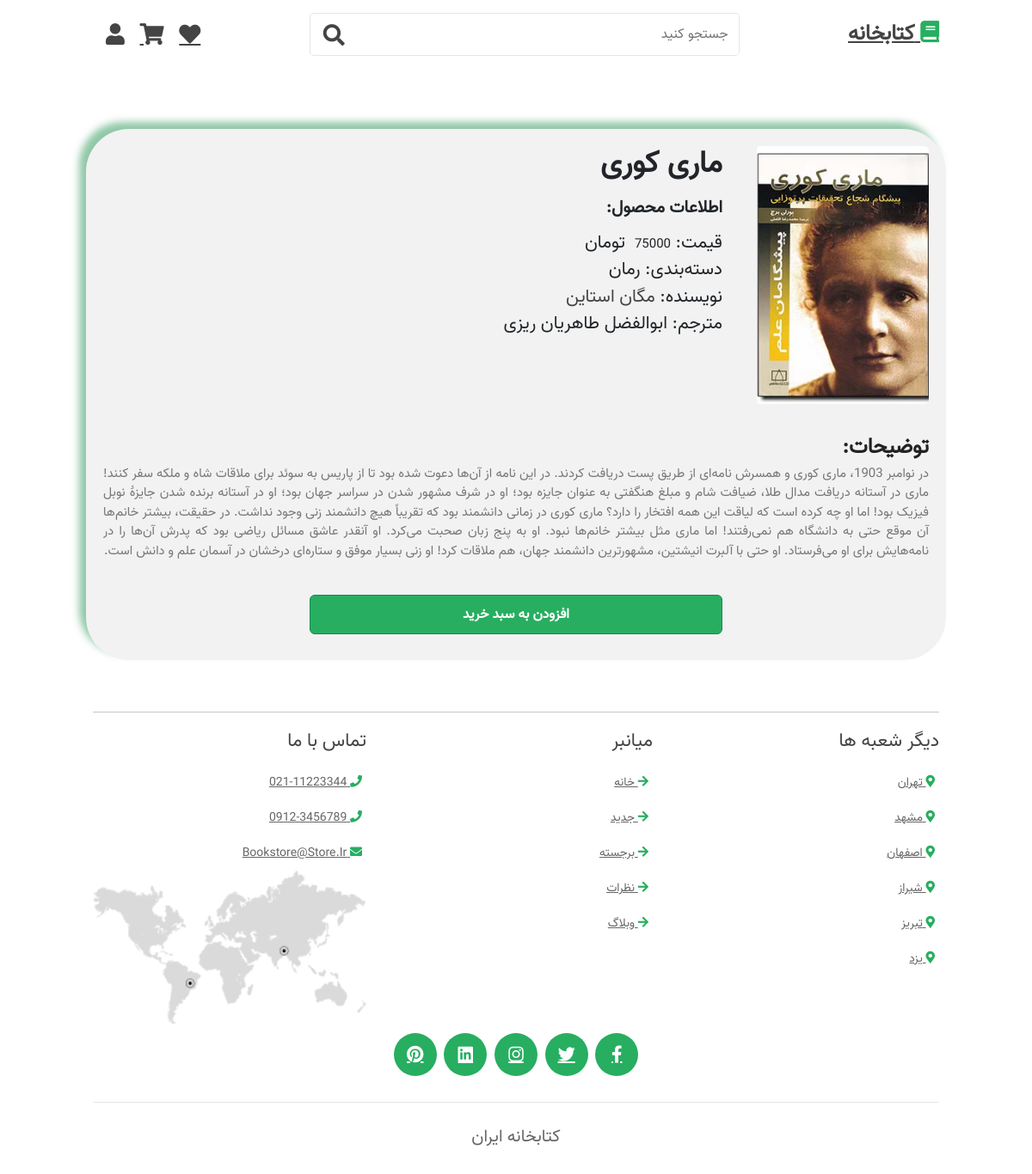
The app's page /books/FJW8QX/, older data.
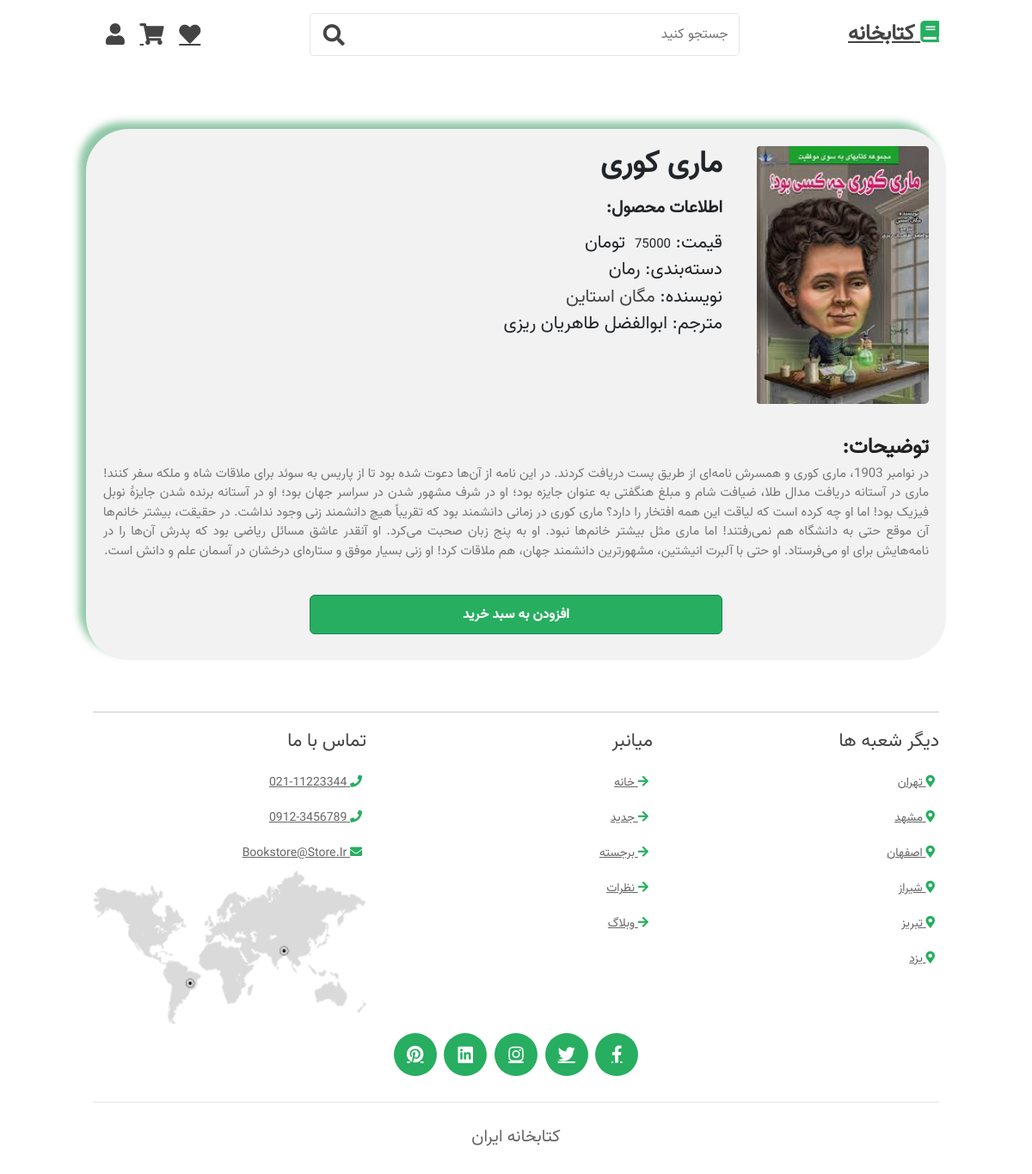
The same page, newer data.
### Shops/models.py (models this page shows, shortened)
class Product(models.Model):
    category = models.ForeignKey(Category, on_delete=models.CASCADE , verbose_name='دسته بندی')
    name = models.CharField(max_length=100 , verbose_name='نام کتاب')
    price = models.DecimalField(max_digits=10 , decimal_places=0 , verbose_name='قیمت')
    discount_price = models.DecimalField(max_digits=10 , decimal_places=0, default='0', verbose_name='قیمت تخفیف خورده')
    discount = models.BooleanField(default=False ,verbose_name='تخفیف دارد؟')
    description = models.TextField(verbose_name='توضیح کوتاه در رابطه با محصول' ,default='')
    writer_name = models.CharField(max_length=100 , verbose_name='نام نویسنده',default='')
    translator = models.CharField(max_length=100 , verbose_name='نام مترجم',default='-')
    is_translator = models.BooleanField(default=False, verbose_name='مترجم دارد ؟')
    new_book = models.BooleanField(default=False ,verbose_name='کتاب جدید؟')
    best_book = models.BooleanField(default=False ,verbose_name='کتاب برجسته؟')
    score = models.IntegerField(default=0 , validators=(MaxValueValidator(6) , MinValueValidator(0)))
    unfill_score = models.IntegerField(default=0)
    Inventory = models.BooleanField(default=True  , verbose_name='موجودی')
    count = models.IntegerField(default=0)
    image = models.ImageField(upload_to='products/', null=True, blank=True)
    slug = models.SlugField(db_index=True , null=True, blank=True)
    class Meta:
        verbose_name = 'محصولات'
        verbose_name_plural = 'محصول'

class Category(models.Model):
    name = models.CharField(max_length=100,verbose_name='دسته بندی کتاب ها')
    slug = models.SlugField(unique=True , db_index=True , null=True , allow_unicode=True)
    def __str__(self):
        return self.name
    class Meta:
        verbose_name = 'نوع کتاب'
        verbose_name_plural = 'نوع دسته بندی کتاب'

### Shops/views.py (the view)
# urls.py: path('books/<slug:slug>/', views.book_view, name='book_info'),
def book_view(request, slug):
    book = Product.objects.filter(slug=slug)
    return render(request, 'Shops/book.html', {'book': book})

### Shops/templates/Shops/book.html (shortened to what this page needs)
{% extends 'Base.html' %}
{% load static %}
{% block content_block %}
    <div class="bardia"
         style="background-color: #f2f2f2; text-align: right; width: 88%; max-width: 1000px; padding: 20px; border-radius: 50px; margin: 0 auto; display: block;margin-top: 90px;box-shadow: -8px -8px 8px rgba(33, 145, 80, 0.5);">
        <div class="mb-3" style=" direction: rtl;">
            <div class="row g-0">
                <div class="col-md-3">
                    {% for item in book %}
                        <img src="{{ item.image.url }}" class="img-fluid rounded-start" alt="..."
                             style="width: 200px; height:300px; object-fit: cover; border-radius:5px;">
                        </div>
                        <div class="col-md-9">
                            <div class="text-end">
                                <h1 class="card-title" style="font-size: 35px; font-weight: bold;">{{ item.name }}</h1>
                                <p class="card-text">
                                    <br>
                                    <strong style="font-size: 20px;">اطلاعات محصول:</strong>
                                <p style="font-size: 21px;">
                                    {% if item.discount %}
                                        قیمت:
                                        <span style="font-size: 15px; text-decoration: line-through; color: red;">{{ item.price }}</span>
                                        &nbsp;تومان<br>
                                        قیمت پس از تخفیف:
                                        <span style="font-size: 15px; color: green; font-weight: bold;">{{ item.discount_price }}</span>
                                        &nbsp;تومان<br>
                                    {% else %}
                                        قیمت:
                                        <span style="font-size: 15px;">{{ item.price }}</span>
                                        &nbsp;تومان<br>
                                    {% endif %}
                                    دسته‌بندی: <span>{{ item.category }}</span><br>
                                    نویسنده: <span style="color: #444;">{{ item.writer_name }}</span><br>
                                    {% if item.is_translator %}
                                        مترجم: <span>{{ item.translator }}</span><br>
                                    {% endif %}
                                </p>
                            </div>
                        </div>
                        </div>
                        <div class="col-md-12"
                             style="margin-top: 10px; font-size: 15px; color: #777; line-height: 1.5;width: 100%;"><br>
                            <strong style="color: #222;font-size: 25px">توضیحات:</strong>
                            <p style="text-align: justify;">{{ item.description }}</p>
                        </div>
                    {% endfor %}
            <br>
        <div class="d-grid gap-2 col-6 mx-auto">
            <div  class="btn btn-success" style="margin-top: 15px; padding: 10px; color: white; text-align: center; font-size: 16px; font-weight: bold; border-radius: 6px; cursor: pointer; transition: background-color 0.3s;"
                 onmouseover="this.style.backgroundColor='#218838'"
                 onmouseout="this.style.backgroundColor='#219150'">افزودن به سبد خرید
            </div>
            </div>
        </div>
    </div>
{% endblock %}

Row changes from the older to the newer data that the page shows:
changed Product "ماری کوری": image: a different picture
